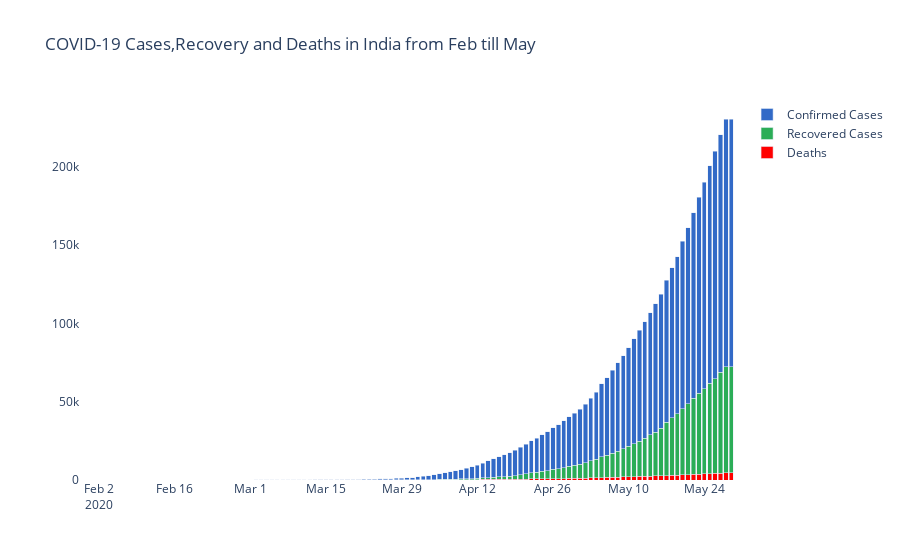

Notebook source saved alongside this figure:
### Markdown cell above
### Visualizing COVID-19  Confirmed cases,Recovered and Deaths in India from February to May 2020

### Code cell
fig = go.Figure(data=[
go.Bar(name='Deaths', x=temp['Date'], y=temp['Deaths'],marker_color='#ff0000'),
go.Bar(name='Recovered Cases', x=temp['Date'], y=temp['Cured'],marker_color='#2bad57'),
go.Bar(name='Confirmed Cases', x=temp['Date'], y=temp['Confirmed'],marker_color='#326ac7')])
fig.update_layout(barmode='stack')
fig.update_traces(textposition='inside')
fig.update_layout(uniformtext_minsize=8, uniformtext_mode='hide')
fig.update_layout(title_text='COVID-19 Cases,Recovery and Deaths in India from Feb till May',
                  plot_bgcolor='rgb(275, 270, 273)')
fig.show()
